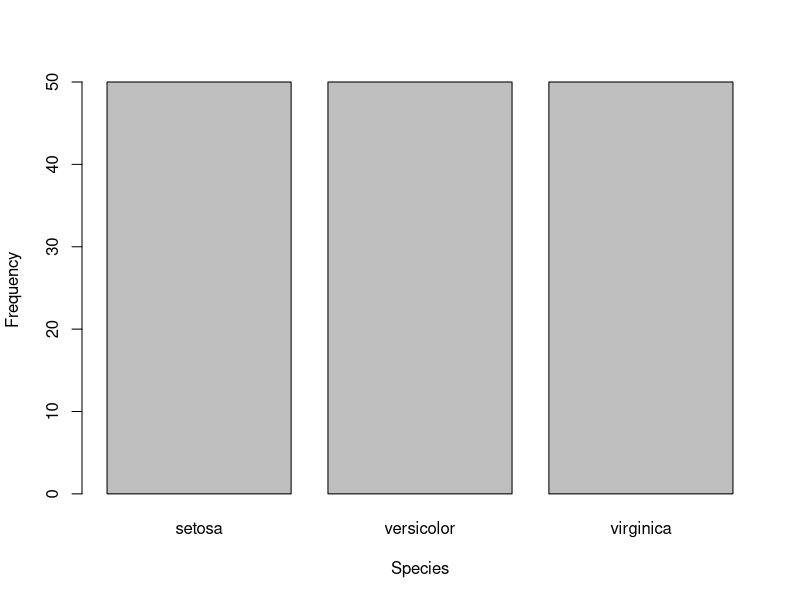
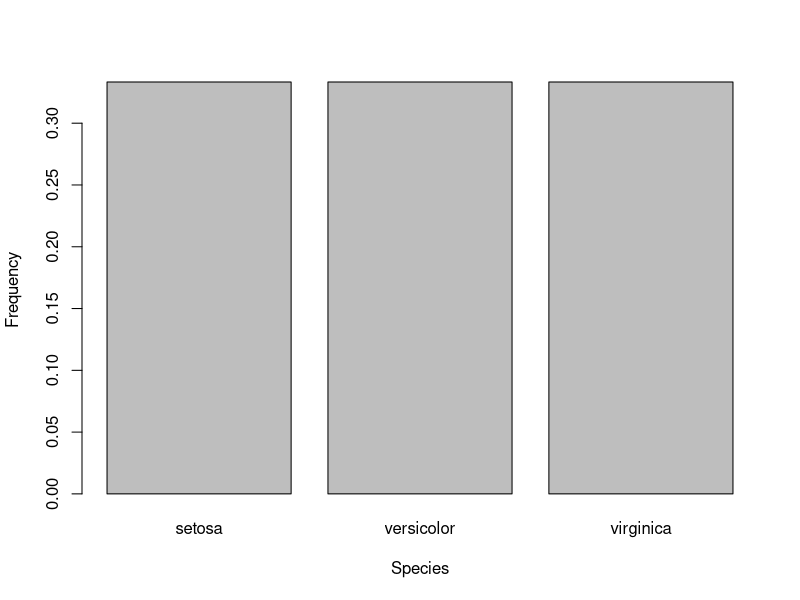
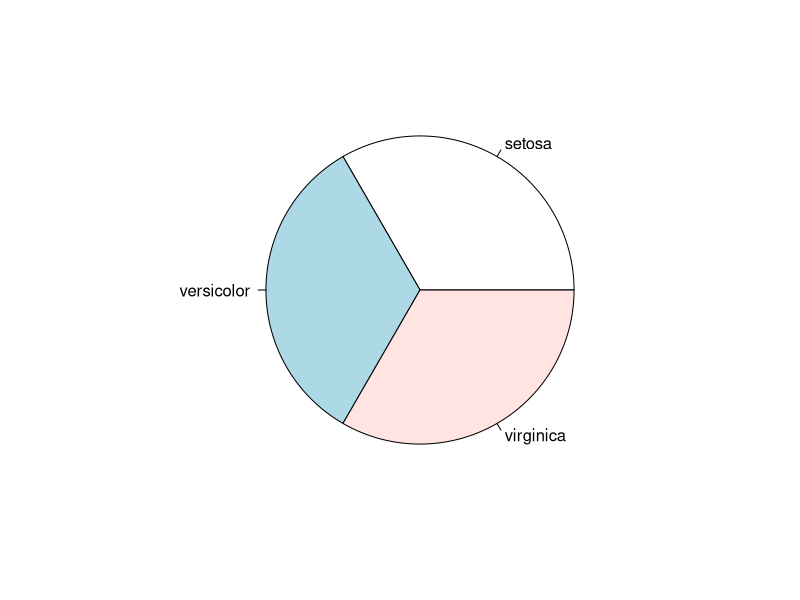
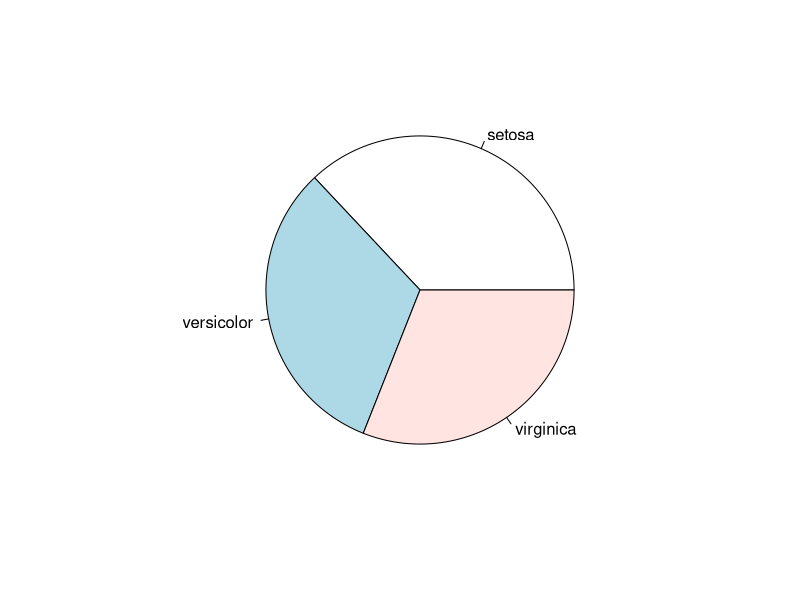
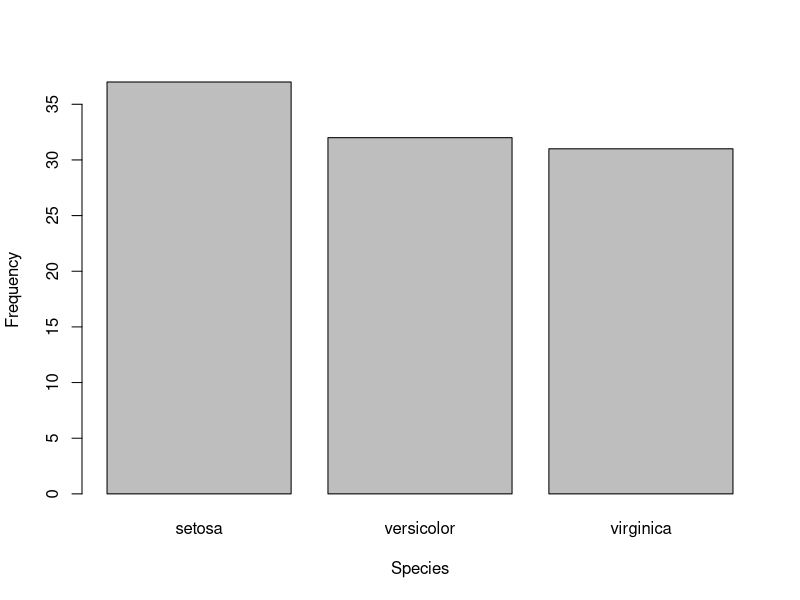
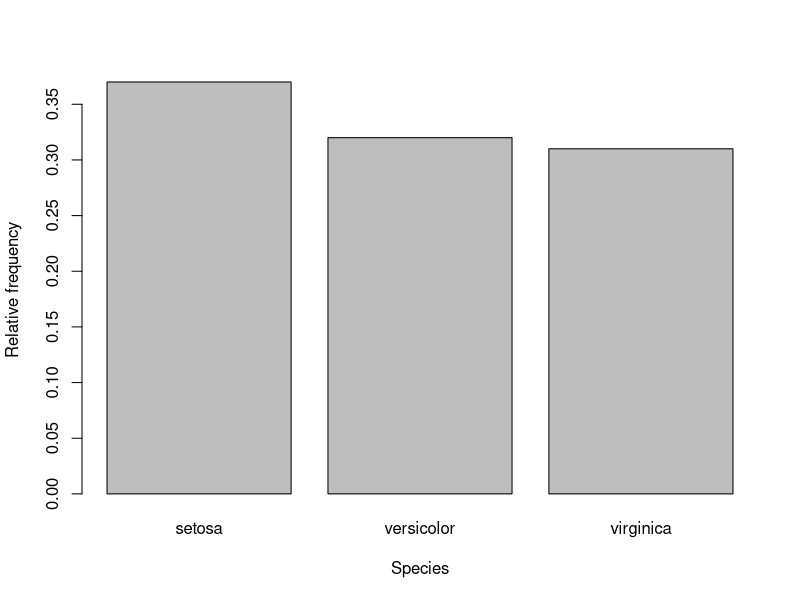
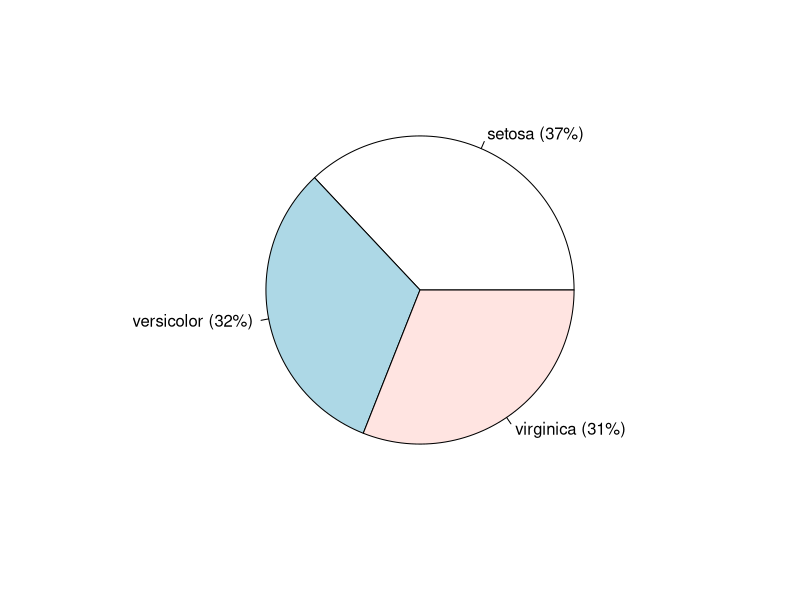
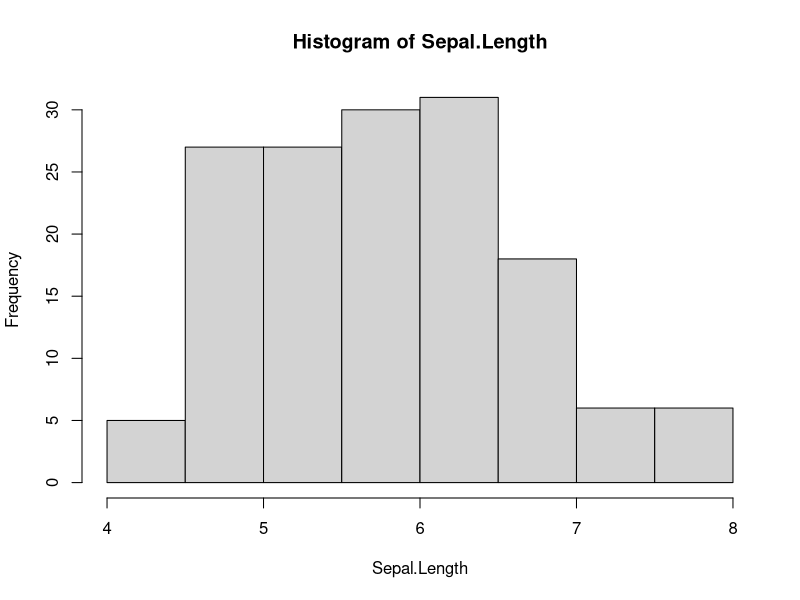

These figures' R source, in order: (Note: this script raises an error after producing the figures.)
## ---- chunk 1
knitr::opts_chunk$set(echo = TRUE)
## ---- chunk 2
is.data.frame(iris)
names(iris)
iris$Sepal.Length
attach(iris)
Species
## ---- chunk 3
mytable <- table(Species)
mytable
barplot(mytable,xlab="Species",ylab="Frequency")
barplot(prop.table(mytable),xlab="Species",ylab="Frequency")
round(prop.table(mytable),3)
pie(mytable)
## ---- chunk 4
Species2=sample(Species,100)
mytable2=table(Species2)
pie(mytable2)
relfreq=round(prop.table(mytable2),3)
barplot(mytable2,xlab="Species",ylab="Frequency")
barplot(prop.table(mytable2), xlab="Species",ylab="Relative frequency")
tab2=paste(names(mytable2)," (", relfreq*100,"%)", sep = "")
pie(mytable2, labels = tab2)
## ---- chunk 5
summary(Sepal.Length)
hist(Sepal.Length,nclass=6)
hist(Sepal.Length,freq=FALSE,nclass=6)
hist(Sepal.Length,breaks=c(3,5,6,7,9), freq=FALSE)
hh=hist(Sepal.Length,breaks=c(3,4,6,7,9), freq=FALSE)
hh$density
plot(ecdf(Sepal.Length))
## ---- chunk 6
boxplot(Sepal.Length)
bb=boxplot(Sepal.Length)
bb$stats
quantile(Sepal.Length,c(0.25,0.5,0.75))
## ---- chunk 7
m=mean(Sepal.Length)
m
n=length(Sepal.Length)
sum(Sepal.Length)/n
var(Sepal.Length)
sd(Sepal.Length)
(mean((Sepal.Length-m)^2))^0.5
## ---- chunk 8
summary(Sepal.Width)
hist(Sepal.Width,nclass=6)
hist(Sepal.Width,freq=FALSE,nclass=6)
hist(Sepal.Width,breaks=c(2,4.4), freq=FALSE)
hh$density
plot(ecdf(Sepal.Width))
## ---- chunk 9
boxplot(Sepal.Width)
bb=boxplot(Sepal.Width)
bb$stats
quantile(Sepal.Width,c(0.25,0.5,0.75))
## ---- chunk 10
m=mean(Sepal.Width)
m
n=length(Sepal.Width)
sum(Sepal.Width)/n
var(Sepal.Width)
sd(Sepal.Width)
(mean((Sepal.Width-m)^2))^0.5
## ---- chunk 11
summary(Petal.Width)
hist(Petal.Width,nclass=6)
hist(Petal.Width,freq=FALSE,nclass=3)
hist(Petal.Width,breaks=c(0.1,1,2.5), freq=FALSE)
hh$density
plot(ecdf(Petal.Width))
## ---- chunk 12
m=mean(Petal.Width)
m
n=length(Petal.Width)
sum(Petal.Width)/n
var(Petal.Width)
sd(Petal.Width)
(mean((Petal.Width-m)^2))^0.5*sqrt(n/(n-1))
## ---- chunk 13
boxplot(Petal.Width)
bb=boxplot(Petal.Width)
bb$stats
quantile(Petal.Width,c(0.25,0.5,0.75))
## ---- chunk 14
summary(Sepal.Length[Species=="setosa"])
hist(Sepal.Length[Species=="setosa"],nclass=6)
hist(Sepal.Length[Species=="setosa"],freq=FALSE,nclass=3)
hist(Sepal.Length[Species=="setosa"],breaks=c(4.3,5.1,5.8), freq=FALSE)
hh$density
plot(ecdf(Sepal.Length[Species=="setosa"]))
## ---- chunk 15
summary(Sepal.Length[Species=="versicolor"])
hist(Sepal.Length[Species=="versicolor"],nclass=6)
hist(Sepal.Length[Species=="versicolor"],freq=FALSE,nclass=3)
hist(Sepal.Length[Species=="versicolor"],breaks=c(4.9,6,7), freq=FALSE)
hh$density
plot(ecdf(Sepal.Length[Species=="versicolor"]))
## ---- chunk 16
summary(Sepal.Length[Species=="virginica"])
hist(Sepal.Length[Species=="virginica"],nclass=6)
hist(Sepal.Length[Species=="virginica"],freq=FALSE,nclass=3)
hist(Sepal.Length[Species=="virginica"],breaks=c(4.9,6,7.9), freq=FALSE)
hh$density
plot(ecdf(Sepal.Length[Species=="virginica"]))
## ---- chunk 17
head(TEarth)
names(TEarth)
summary(TEarth)
## ---- chunk 18
plot(TEarth$Year,TEarth$Temp,'l',col="blue")
## ---- chunk 19
cov(TEarth$Year,TEarth$Temp)
mean((TEarth$Year-mean(TEarth$Year))*(TEarth$Temp-mean(TEarth$Temp)))*136/135
cor(TEarth$Year,TEarth$Temp)
cov(TEarth$Year,TEarth$Temp)/(sd(TEarth$Year)*sd(TEarth$Temp))
mean((TEarth$Year-mean(TEarth$Year))*(TEarth$Temp-mean(TEarth$Temp)))/(mean((TEarth$Year-mean(TEarth$Year))^2)*mean((TEarth$Temp-mean(TEarth$Temp))^2))^0.5
## ---- chunk 20
reg1=lm(Temp~Year,data=TEarth)
reg1$coef
summary(reg1)
cor(TEarth$Year,TEarth$Temp)^2
## ---- chunk 21
Year=c(2016:2022)
New=as.data.frame(Year)
Pred1=predict.lm(reg1,newdata=New)
plot(TEarth$Year,TEarth$Temp,'l',col='black',xlim=c(1880,2025),ylim=c(13.3,14.9))
lines(TEarth$Year,reg1$fit,col='blue')
lines(Year,Pred1,col='blue')
## ---- chunk 22
# exemple
t=2013
T1=subset(TEarth,Year<=t)
r1=lm(Temp~Year,data=T1)
r1$coef
summary(r1)
T2=subset(TEarth,Year>t)
r2=lm(Temp~Year,data=T2)
r2$coef
summary(r2)
d1=data.frame(T1, y_hat = fitted(r1), e = residuals(r1))
d2=data.frame(T2, y_hat = fitted(r2), e = residuals(r2))
plot(TEarth$Year,TEarth$Temp,'l',col='black',xlim=c(1880,2025),ylim=c(13.3,14.9))
lines(d1$Year,d1$y_hat,'l',xlim=c(1880,t),ylim=c(13.3,14.9),col='blue')
lines(d2$Year,d2$y_hat,'l',xlim=c(t+1,2015),ylim=c(13.3,14.9),col='red')

erreur=sum(r1$residuals^2)+sum(r2$residuals^2)
erreur
## ---- chunk 23
mydata
## ---- chunk 24
t=c(1880:2013)
a1=rep(0, 134)
a2=rep(0, 134)
b1=rep(0, 134)
b2=rep(0, 134)
erreur=rep(0, 134)
mydata <- data.frame(temps= t, a1= a1, b1=b1, a2=a2, b2=b2,erreur=erreur)

for (i in c(1880:2013)){

T1=subset(TEarth,Year<=i)
r1=lm(Temp~Year,data=T1)
r1$coef
mydata[mydata$temps==i,][2]<-r1$coef[1]
mydata[mydata$temps==i,][3]<-r1$coef[2]
T2=subset(TEarth,Year>i)
r2=lm(Temp~Year,data=T2)
mydata[mydata$temps==i,][4]<-r2$coef[1]
mydata[mydata$temps==i,][5]<-r2$coef[2]
mydata[mydata$temps==i,][6]<-sum(r1$residuals^2)+sum(r2$residuals^2)
}


## ---- chunk 25

mydata[which.min(mydata$erreur),]
## ---- chunk 26
t=1963
T1=subset(TEarth,Year<=t)
r1=lm(Temp~Year,data=T1)
r1$coef
summary(r1)
T2=subset(TEarth,Year>t)
r2=lm(Temp~Year,data=T2)
r2$coef
summary(r2)
d1=data.frame(T1, y_hat = fitted(r1), e = residuals(r1))
d2=data.frame(T2, y_hat = fitted(r2), e = residuals(r2))
plot(TEarth$Year,TEarth$Temp,'l',col='black',xlim=c(1880,2025),ylim=c(13.3,14.9))
lines(d1$Year,d1$y_hat,'l',xlim=c(1880,t),ylim=c(13.3,14.9),col='blue')
lines(d2$Year,d2$y_hat,'l',xlim=c(t+1,2015),ylim=c(13.3,14.9),col='red')

erreur=sum(r1$residuals^2)+sum(r2$residuals^2)
erreur
## ---- chunk 27
    reg2=lm(Temp~Year+I(Year^2),data=TEarth)
    reg2$coefficients
    Pred2=predict.lm(reg2,newdata=New)
    plot(TEarth$Year,TEarth$Temp,'l',col='black',xlim=c(1880,2025),ylim=c(13.3,14.9))
    lines(TEarth$Year,reg1$fit,col='blue')
    lines(Year,Pred1,col='blue')
    lines(TEarth$Year,reg2$fit,col='cyan')
    lines(Year,Pred2,col='cyan')
